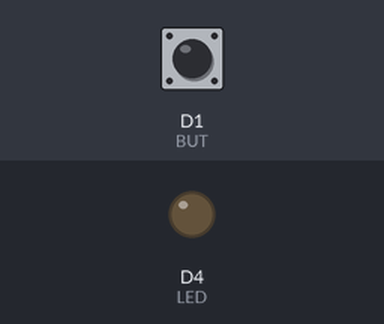
Bench run of a sketch on a simulated ESP8266 (NodeMCU). Shown: output pins drawn as LEDs (lit = HIGH). The inputs (shaded band) are chosen by the test bench; at power-on: D1 (BUT) HIGH.

Above: at 1.2 s.
1.3 s: D1 (BUT) pulled LOW for 0.15 s
At 1.37 s:
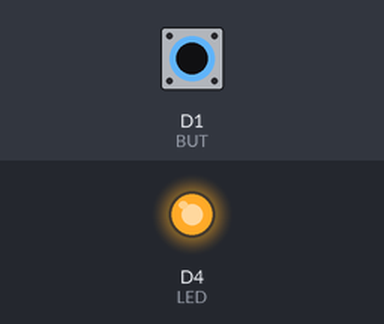
2.9 s: D1 (BUT) pulled LOW for 3.2 s
At 6.9 s:
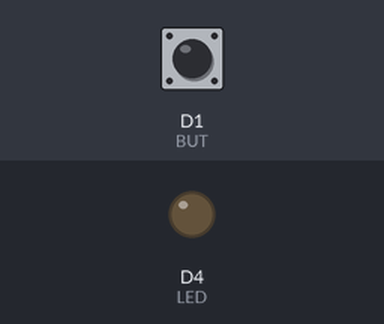
Timing chart, 0 to 8.4 s (numbered marks = the images above; inputs shaded):
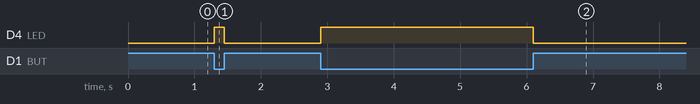

The sketch:

botao.ino
```cpp
/**
 * Botao
 * Autor: Jack Biller
 */

#define LED D4
#define BUT D1

void setup() {
	pinMode(LED, OUTPUT);
	pinMode(BUT, INPUT); // OR INPUT_PULLUP
}

void loop() {
	digitalWrite(LED, !digitalRead(BUT));
}
```

Measured:
- after the input at 1.3 s, D4 (LED): LOW → HIGH at once, → LOW 0.15 s later
- after the input at 2.9 s, D4 (LED): LOW → HIGH at once, → LOW 3.2 s later
